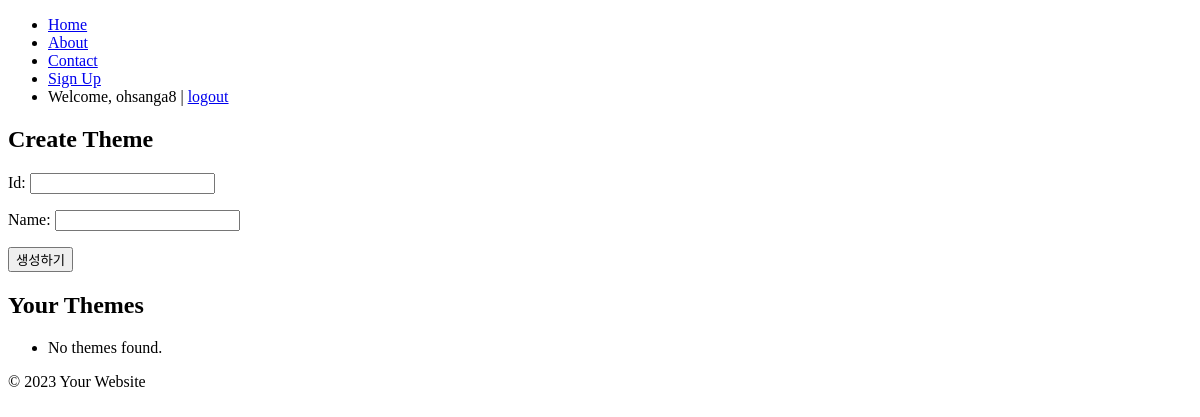
Before: / (signed in) with the older database file.
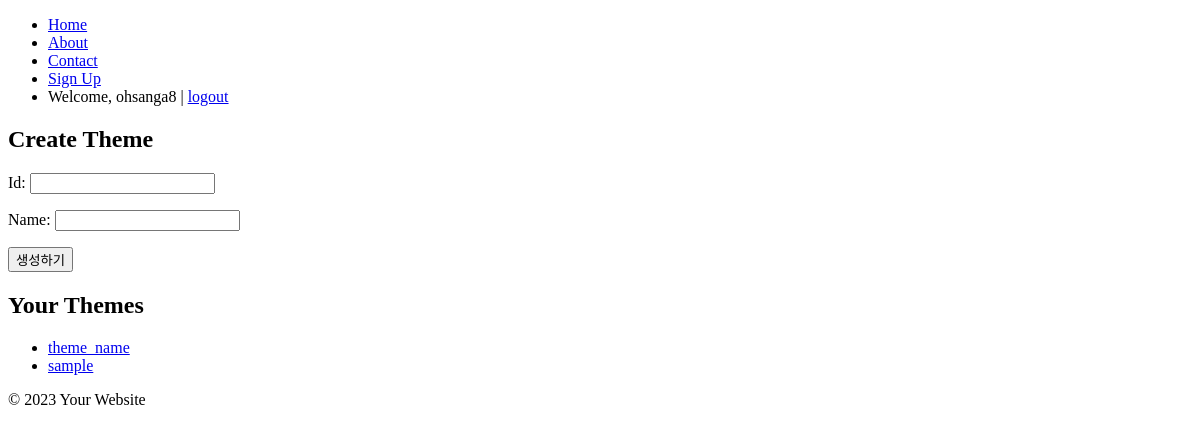
After: the same page with the newer database file.
### main/models.py (models this page shows, shortened)
class Ktheme(models.Model):
    user = models.ForeignKey(User, on_delete=models.CASCADE, null=True)
    id = models.CharField(max_length=50, unique=True, primary_key=True)
    name = models.CharField(max_length=50)

### main/views.py (the view)
# urls.py: path("", include("main.urls")),
@login_required
def main(request):
    user = request.user
    user_theme_list = Ktheme.objects.filter(user=user)
    if request.method == "POST":
        form = KthemeCreateForm(request.POST)
        if form.is_valid():
            ktheme = form.save()
            theme_id = ktheme.id
            theme_dir = os.path.join(settings.MEDIA_ROOT, theme_id)
            theme_css = os.path.join(theme_dir, "KakaoTalkTheme.css")
            try:
                with open(theme_css, "r") as f:
                    css_content = f.read()
                css_content = css_content.replace("themeId", ktheme.id)
                css_content = css_content.replace("themeName", ktheme.name)
                with open(theme_css, "w") as f:
                    f.write(css_content)
                return redirect("ktheme_detail", id=theme_id)
            except Exception as e:
                print(f"{str(e)}")
    else:
        form = KthemeCreateForm()
    return render(
        request,
        "main/main.html",
        {"user_theme_list": user_theme_list, "form": form},
    )

### main/forms.py (shortened to what this page needs)
class KthemeCreateForm(forms.ModelForm):
    class Meta:
        model = Ktheme
        fields = ("id", "name")

### main/templates/main/main.html (shortened to what this page needs)
{% extends "base.html" %}
{% block content %}
<h2>Create Theme</h2>
<form method="post">
    {{ form.as_p }}
    <button type="submit">생성하기</button>
</form>
<h2>Your Themes</h2>
<ul>
    {% for theme in user_theme_list %}
    <li><a href="{% url 'ktheme_detail' theme.id %}">{{ theme.name }}</a></li>
    {% empty %}
    <li>No themes found.</li>
    {% endfor %}
</ul>
{% endblock %}

### templates/base.html (shortened to what this page needs)
{% load static %}
<!DOCTYPE html>
<html lang="en">
    <head>
    </head>
    <body>
        <header>
            <nav>
                <ul>
                    <li><a href="/">Home</a></li>
                    <li><a href="/about/">About</a></li>
                    <li><a href="/contact/">Contact</a></li>
                    <li><a href="{% url 'signup' %}">Sign Up</a></li>
                    {% if user.is_authenticated %}
                    <li>Welcome, {{ user.username }} | <a href="{% url 'logout' %}">logout</a></li>
                    {% else %}
                    <li><a href="{% url 'login' %}">Login</a></li>
                    {% endif %}
                </ul>
            </nav>
        </header>
        <div class="container">
            {% block content %}{% endblock %}
        </div>
        <footer>
            <p>&copy; {% now "Y" %} Your Website</p>
        </footer>
    </body>
</html>

Changed rows visible on the page:
added Ktheme: name "theme_name"
added Ktheme: name "sample"
Other visible differences:
text no longer shown: "No themes found."
